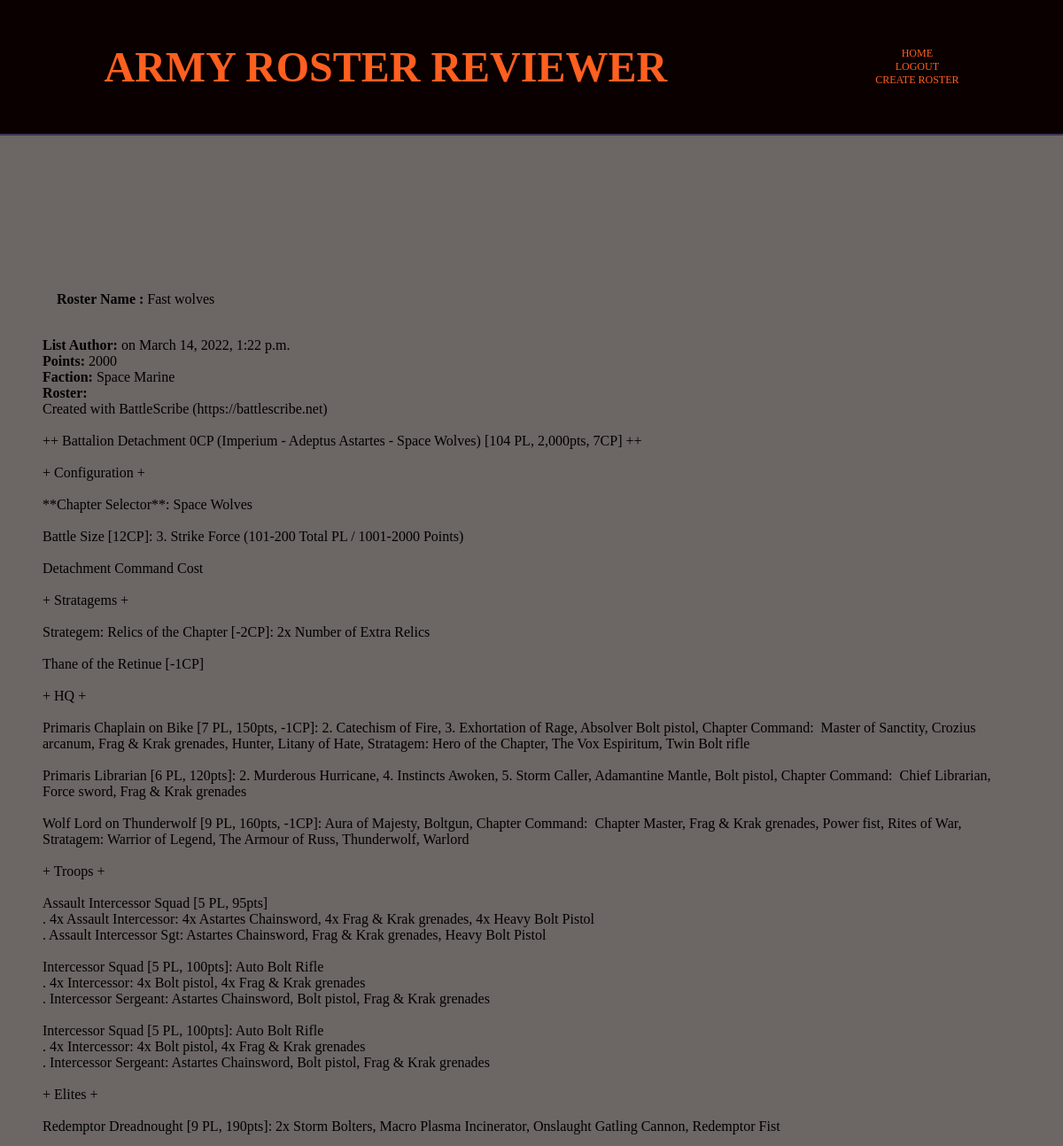
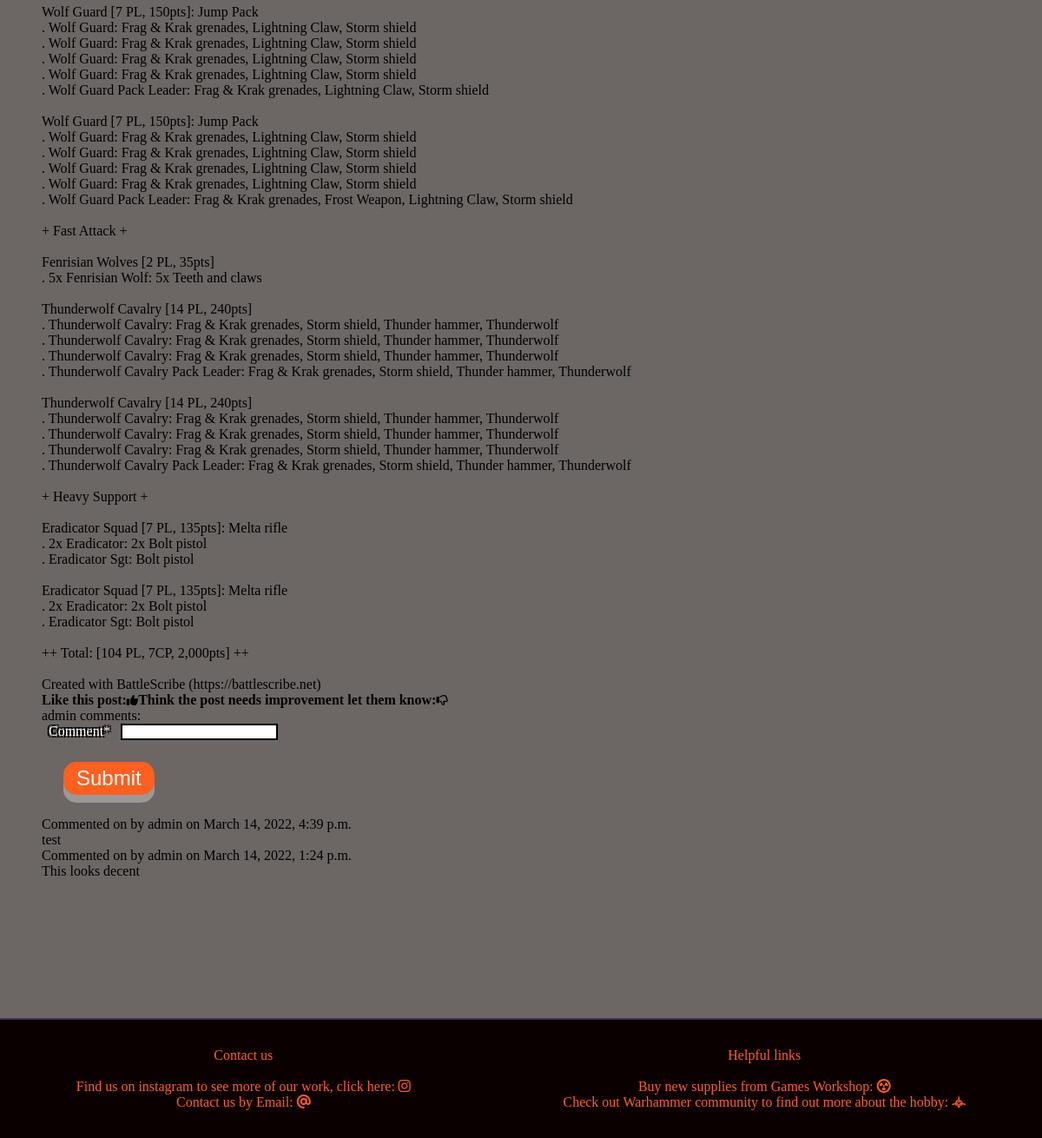
The app's page /roster/1/ (signed in) with its own data (2 pictures, top to bottom).
### roster/models.py (models this page shows, shortened)
class RosterList(models.Model):
    name = models.CharField(max_length=200, unique=True)
    points = models.PositiveSmallIntegerField(choices=POINTS)
    faction = models.PositiveSmallIntegerField(choices=FACTIONS)
    roster = models.TextField(null=False, blank=False)
    created_by = models.ForeignKey(User, on_delete=models.CASCADE,
                                   related_name='blog_post', null=True,
                                   blank=True)
    created_on = models.DateTimeField(auto_now_add=True)
    list_comments = models.ManyToManyField(User,
                                           related_name='roster_comments')
    likes = models.ManyToManyField(User, related_name='roster_likes')
    dislikes = models.ManyToManyField(User, related_name='roster_dislikes')
    status = models.IntegerField(choices=STATUS, default=0)
    class Meta:
        ordering = ['created_on']

class Comment(models.Model):
    post = models.ForeignKey(RosterList, on_delete=models.CASCADE,
                             related_name='comments')
    comment = models.TextField()
    commenter = models.ForeignKey(User, on_delete=models.CASCADE,
                                  related_name='comment_author', null=True,
                                  blank=True)
    created_on = models.DateTimeField(auto_now_add=True)
    number_of_likes = models.ManyToManyField(User,
                                             related_name='comment_likes',
                                             blank=True)
    number_of_dislikes = models.ManyToManyField(
                                            User,
                                            related_name='comment_dislikes',
                                            blank=True)
    class Meta:
        ordering = ['-created_on']

### roster/views.py (the view, shortened to what this page needs)
# urls.py: path('roster/<int:id>/', views.RosterDetail.as_view(),
class RosterDetail(View):
    def get(self, request, id, *args, **kwargs):
        queryset = RosterList.objects.filter(status=1)
        post = get_object_or_404(queryset, pk=id)
        comments = Comment.objects.filter(post=post)
        liked = False
        disliked = False
        if post.likes.filter(id=self.request.user.id).exists():
            liked = True
            disliked = False
        elif post.dislikes.filter(id=self.request.user.id).exists():
            liked = False
            disliked = True
        return render(
            request,
            "RosterDetail.html",
            {
                "post": post,
                "comments": comments,
                "commented": False,
                'factions': FACTIONS,
                "liked": liked,
                "disliked": disliked,
                "comment_form": CommentForm(),
            },
        )

### roster/forms.py
class CommentForm(ModelForm):
    class Meta:
        model = Comment
        fields = ('comment',)
        widgets = {
            'comment': SummernoteWidget(),
        }

### templates/RosterDetail.html (shortened to what this page needs)
{% extends 'base.html' %} {% block content %}
{% load crispy_forms_tags %}
<section class="roster-detail">
    <div>
    <p class="roster-styling"> <strong> Roster Name :</strong> {{  post.name }}</p>
    <br>
    <p> <strong> List Author: </strong>{{ post.createdBy }} on {{ post.created_on}} </p>
    <p> <strong> Points: </strong>{{  post.points }} </p>
    <p> <strong> Faction: </strong>
        {% for value, text in factions %}
            {% if value == post.faction %}
                {{ text }}
            {% endif %}
        {% endfor %}
    </p>
    <p><strong> Roster: </strong> {{ post.roster | safe }}</p>
</div>
<div class="like-dislike-flex">
    <p><strong>Like this post:  </strong></p>
    <strong>
        {% if user.is_authenticated %}
        <form action="{% url 'like_post' post.id %}" method='POST'>
            {% if liked %}
            <button type='submit' class="transparent-button" name='opinion'><i class="fa-solid fa-thumbs-up transparent-button"></i></button>
            {% else %}
            <button type='submit' class="transparent-button" name='opinion'><i class="fa-regular fa-thumbs-up transparent-button"></i></button>
            {% endif %}
        {% else %}
        <span><i class="far fa-thumbs-up f-a-size"></i></span>
        {%endif %}
        </form>
    </strong>
    <p><strong>Think the post needs improvement let them know:  </strong></p>
    <strong>
        {% if user.is_authenticated %}
        <form action="{% url 'dislike_post' post.id %} " method='POST'>
            {% if disliked %}
            <button type='submit' class="transparent-button" name='opinion'><i class="fa-solid fa-thumbs-down transparent-button"></i></i></i></button>
            {% else %}
            <button type='submit' class="transparent-button" name='opinion'><i class="fa-regular fa-thumbs-down transparent-button"></i></button>
            {% endif %}
        {% else %}
            <span><i class="far fa-thumbs-up f-a-size"></i></span>
        {%endif %}
        </form>
    </strong>
</div>
{% if user.is_authenticated %}
 <form action="{% url 'roster-detail' id=post.id %}" method='post'>
    <p>{{user.username}} comments:</p>
     {{comment_form | crispy}}
     <a
     href="{% url 'home' %} "
     class="font-color-black text-upper-case no-text-decoration active"
     aria-label="Home page nav link">
     <input class="button" type="submit" value="Submit">
    </a>
    </form>
{% endif %}
{% for comment in comments %}
<p> Commented on by {{ comment.commenter }} on {{ comment.created_on}}</p>
    <tr>
        <td>{{comment.comment|safe }}</td>
    </tr>
{% endfor %}
</section>
{% endblock content %}

### static/css/style.css (style rules this page uses)
* { padding: 0; border: 0; margin: 0; }
body { background-color: rgb(10, 0, 0); display: flex; flex-direction: column; min-height: 100vh; }
.no-text-decoration { text-decoration: none; }
.text-upper-case { text-transform: uppercase; }
.font-color-black { color: #000000 }
.button { display: inline-block; padding: 5px 15px; font-size: 24px; cursor: pointer; text-align: center; text-decoration: none; outline: black; color: #fff; background-color: #ff5f1f; border: none; border-radius: 15px; box-shadow: 0 9px #999; margin: 25px; }
.like-dislike-flex { display: flex }
label { color: white; padding: 0.5rem; text-shadow: -2px -2px 0 #000, 2px -2px 0 #000, -2px 2px 0 #000, 2px 2px 0 #000; }
.roster-styling { padding: 1rem; }
.roster-detail { background-color: rgba(255, 255, 250, 0.4); padding: 10rem 3rem; }
i::before { background: transparent; }
.transparent-button { background: transparent; }
input { border: solid 2px black; }
@media screen and (min-width: 1200px) { body { max-width: 1200px; margin: 0 auto; } }

### records on screen
RosterList: name "Fast wolves", created_on "March 14, 2022, 1:22 p.m.", points "2000", roster "Created with BattleScribe (https://battlescribe.net) ++ Battalion Detachment 0CP (Imperium - Adeptus Astartes - Space Wolves) [104 PL, 2,000pts, 7CP] ++ + Configuration + **Chapter Selector**: Space Wolves Battle Size [12CP]: 3. Strike Force (101-200 Total PL / 1001-2000 Points) Detachment Command Cost + Stratagems + Strategem: Relics of the Chapter [-2CP]: 2x Number of Extra Relics Thane of the Retinue [-1CP] + HQ + Primaris Chaplain on Bike [7 PL, 150pts, -1CP]: 2. Catechism of Fire, 3. Exhortation of Rage, Absolver Bolt pistol, Chapter Command: Master of Sanctity, Crozius arcanum, Frag & Krak grenades, Hunter, Litany of Hate, Stratagem: Hero of the Chapter, The Vox Espiritum, Twin Bolt…"
Comment: commenter "admin", created_on "March 14, 2022, 4:39 p.m.", comment "test"
Comment: commenter "admin", created_on "March 14, 2022, 1:24 p.m.", comment "This looks decent"

### other values on screen
{{ text }} "Space Marine"
{{ user.username }} "admin"
